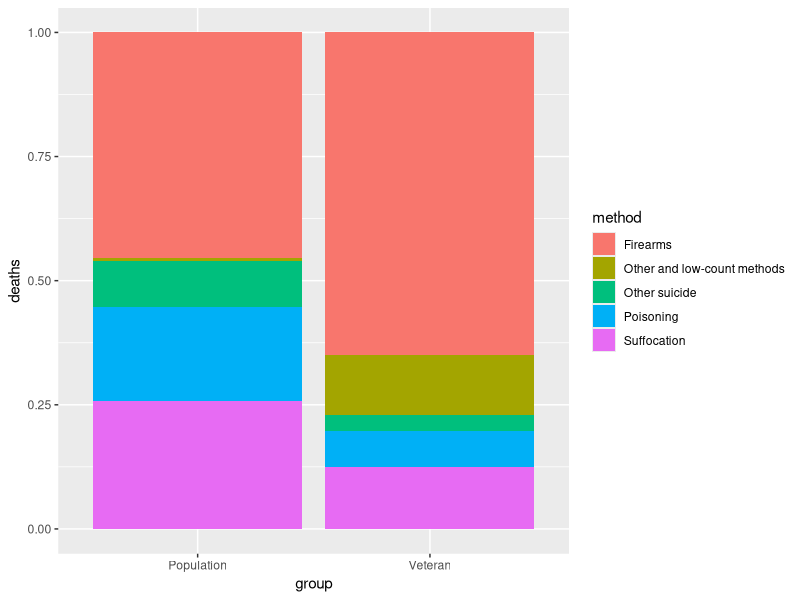

The R source for this figure:
## ---- chunk 1
knitr::opts_chunk$set(echo = TRUE)
## ---- chunk 2
library(tidyr)
library(ggplot2)
library(readr)
library(dplyr)
library(ggthemes)
## ---- chunk 3
# read data
vet_deaths_sex_age_2005_2018 <- read_csv("data/vet_deaths_sex_age_2005_2018.csv")
nonvet_deaths_sex_age_2005_2018 <- read_csv("data/nonvet_deaths_sex_age_2005_2018.csv")


pop_deaths_state_age_2005_2018 <- read_csv("data/pop_deaths_state_age_2005_2018.csv")
pop_deaths_state_method_2005_2018 <- read_csv("data/pop_deaths_state_method_2005_2018.csv")
## ---- chunk 4
# data cleaning: veteran suicides by age, sex  (as compare to non-veteran)
# usage: for general veteran suicides plots
nonvet_total <- nonvet_deaths_sex_age_2005_2018 %>% 
  select(-nonvet_rate, -nonvet_deaths, -nonvet_pop, -male_nonvet_rate, -female_nonvet_rate) %>% 
  mutate(age = ifelse(age_2 == "." | age_2=="55", "55+", age_2)) %>% 
  mutate(female_nonvet_deaths = as.numeric(gsub(",","",ifelse(female_nonvet_deaths==".", "0",female_nonvet_deaths)))) %>% 
  mutate(female_nonvet_pop = as.numeric(gsub(",","",ifelse(female_nonvet_pop==".", "0",female_nonvet_pop)))) %>% 
  select(-c(age_1, age_2)) %>% 
  group_by(Year, age) %>% 
  summarise_all(.funs = sum) %>% 
  #mutate(nonvet_rate = nonvet_deaths*100000/nonvet_pop) %>% 
  mutate(male_nonvet_rate = male_nonvet_deaths*100000/male_nonvet_pop) %>% 
  mutate(female_nonvet_rate = female_nonvet_deaths*100000/female_nonvet_pop) %>% 
  filter(age!="Total")

vet_total <- vet_deaths_sex_age_2005_2018 %>% 
  select(-vet_rate,-vet_deaths, -vet_pop, -male_vet_rate, -female_vet_rate) %>% 
  mutate(age = ifelse(age_2 == "." | age_2=="55", "55+", age_2)) %>% 
  mutate(female_vet_deaths = as.numeric(gsub(",","",ifelse(female_vet_deaths==".", "0",female_vet_deaths)))) %>% 
  mutate(female_vet_pop = as.numeric(gsub(",","",ifelse(female_vet_pop==".", "0",female_vet_pop)))) %>% 
  select(-c(age_1, age_2)) %>% 
  group_by(Year, age) %>% 
  summarise_all(.funs = sum) %>% 
  #mutate(vet_rate = vet_deaths*100000/vet_pop) %>% 
  mutate(male_vet_rate = male_vet_deaths*100000/male_vet_pop) %>% 
  mutate(female_vet_rate = female_vet_deaths*100000/female_vet_pop) %>% 
  filter(age!="Total")


pop_deaths_sex_age_2005_2018 <- nonvet_total %>% 
  left_join(vet_total) %>% 
  pivot_longer(
    cols = -c(Year,age),
    names_to = c("sex", "group", "benchmark"),
    names_pattern = "(.*)_(.*)_(.*)",
    values_to = "value"
  ) %>% 
  pivot_wider(
    id_cols = c(Year, age, sex, group),
    names_from = benchmark,
    values_from = value
  )

pop_deaths_sex_age_2005_2018
## ---- chunk 5
# data cleaning: veteran suicide by state (region)!!
# usage: for drawing maps
pop_deaths_state_age <- pop_deaths_state_age_2005_2018 %>% 
  filter(age=="Total" & state!="All" & state!= "Total U.S.") %>% 
  select(-age) %>% 
  mutate(vet_deaths=as.numeric(vet_deaths)) %>% 
  mutate(vet_rate=as.numeric(vet_rate)) %>% 
  mutate(pop_deaths=as.numeric(pop_deaths)) %>% 
  mutate(pop_rate=as.numeric(pop_rate))

pop_deaths_state_age
## ---- chunk 6
# data cleaning: veteran suicides by methods (as compare to general population)
# usage: for general veteran suicides plots
pop_deaths_state_method <- pop_deaths_state_method_2005_2018 %>% 
  filter(state!="All" & state!= "Total U.S.") %>% 
  mutate(group=ifelse(group=="Veteran Method", "Veteran", "Population")) %>% 
  mutate(deaths=as.numeric(deaths)) 

pop_deaths_state_method
## ---- chunk 7
# figure 1
pop_deaths_state_method %>% 
  ggplot(aes(x=group,y=deaths, fill=method))+
    geom_col(position = "fill")
